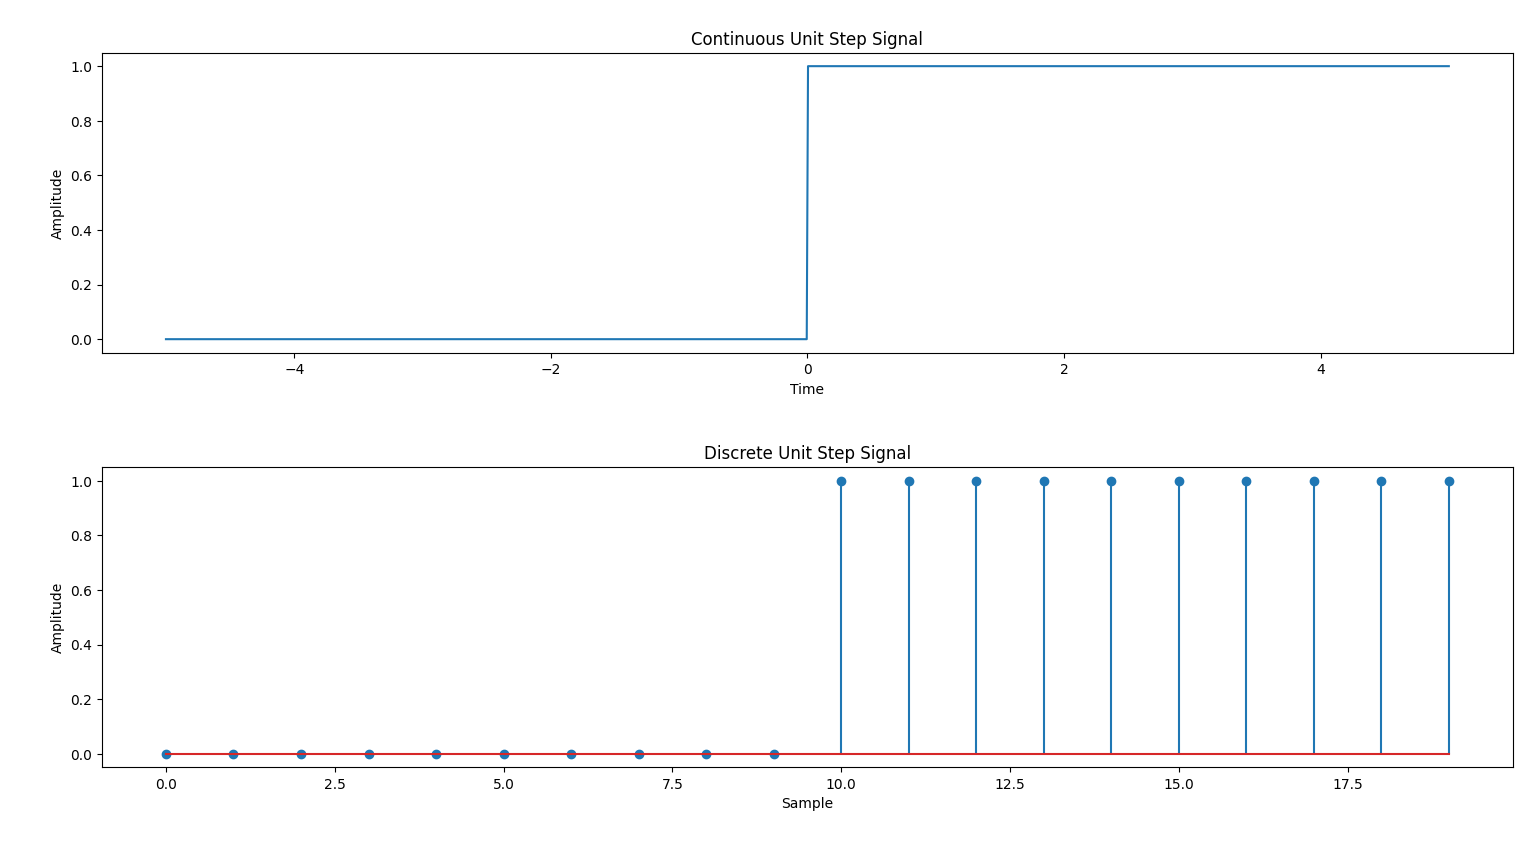

The script that drew this image:
import matplotlib.pyplot as plt
import numpy as np


def simulate_continuous_unit_step(time):
    unit_step = np.zeros_like(time)
    unit_step[time >= 0] = 1
    return unit_step


def simulate_discrete_unit_step(num_samples):
    unit_step = np.zeros(num_samples)
    unit_step[num_samples // 2:] = 1
    return unit_step


# Define the time range for the continuous unit step signal
time = np.linspace(-5, 5, 1000)  # Time range from -5 to 5

# Simulate the continuous unit step signal
continuous_unit_step = simulate_continuous_unit_step(time)

# Define the number of samples for the discrete unit step signal
num_samples = 20  # Number of samples

# Simulate the discrete unit step signal
discrete_unit_step = simulate_discrete_unit_step(num_samples)

# Plot and display the continuous and discrete unit step signals
plt.figure(figsize=(10, 6))
plt.subplot(2, 1, 1)
plt.plot(time, continuous_unit_step)
plt.title('Continuous Unit Step Signal')
plt.xlabel('Time')
plt.ylabel('Amplitude')

plt.subplot(2, 1, 2)
plt.stem(discrete_unit_step)
plt.title('Discrete Unit Step Signal')
plt.xlabel('Sample')
plt.ylabel('Amplitude')

plt.tight_layout()
plt.show()
